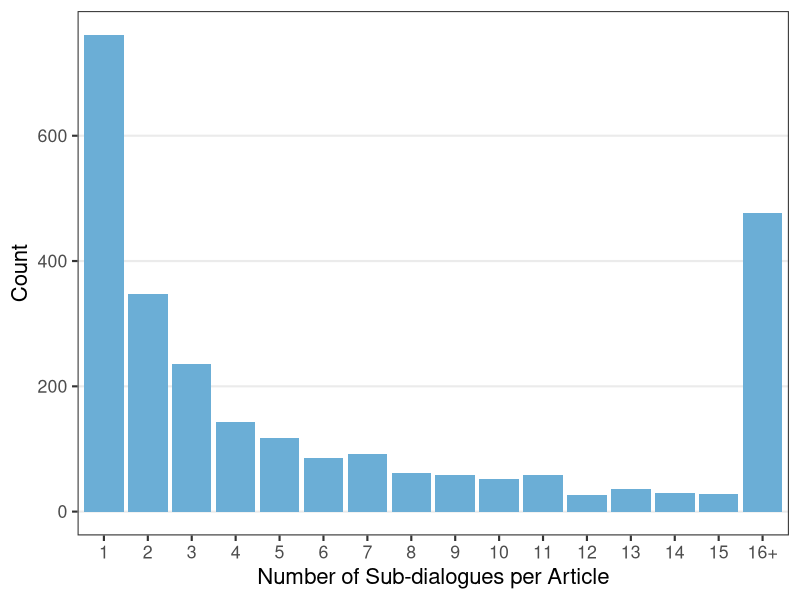
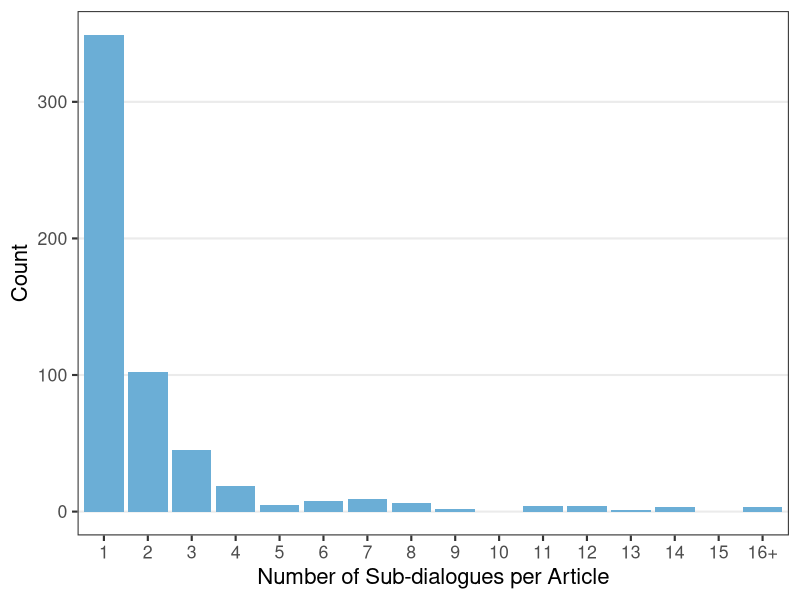
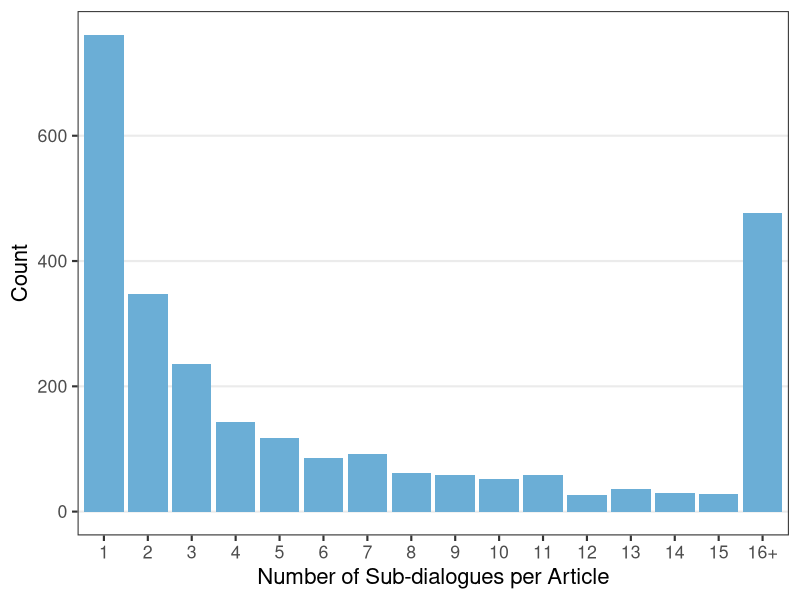
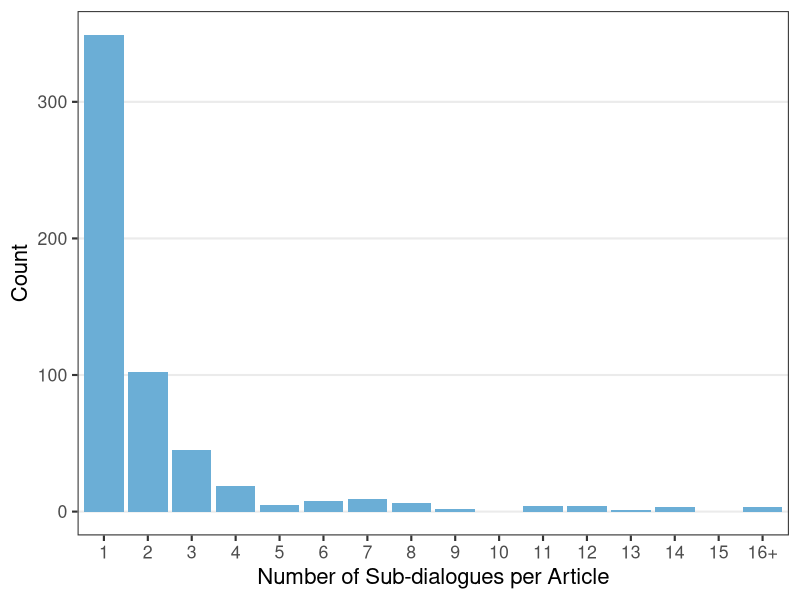

The R source for these figures, in order:
library(tidyverse)
library(RColorBrewer)

# for all language model data

df <- read_csv('threads_per_article_lm.csv')

df$num_replies <- factor(df$num_thr, levels = df$num_thr)

# Basic barplot
p<-ggplot(data=df, aes(x=num_replies, y=count)) +
  geom_bar(stat="identity", fill=brewer.pal(7,"Blues")[4]) + theme_bw(base_size = 16) + 
  theme(panel.grid.major.x = element_blank(), panel.grid.minor = element_blank()) +
  ylab("Count") + xlab("Number of Sub-dialogues per Article")
  
p

ggsave('threads_per_article_lm.pdf', plot = last_plot(),
       scale = 1, width = 6, height = 3,
       dpi = 300)

# for classification data

df <- read_csv('threads_per_article_cl.csv')

df$num_replies <- factor(df$num_thr, levels = df$num_thr)

# Basic barplot
p<-ggplot(data=df, aes(x=num_replies, y=count)) +
  geom_bar(stat="identity", fill=brewer.pal(7,"Blues")[4]) + theme_bw(base_size = 16) + 
  theme(panel.grid.major.x = element_blank(), panel.grid.minor = element_blank()) +
  ylab("Count") + xlab("Number of Sub-dialogues per Article")

p

ggsave('threads_per_article_cl.pdf', plot = last_plot(),
       scale = 1, width = 6, height = 3,
       dpi = 300)

